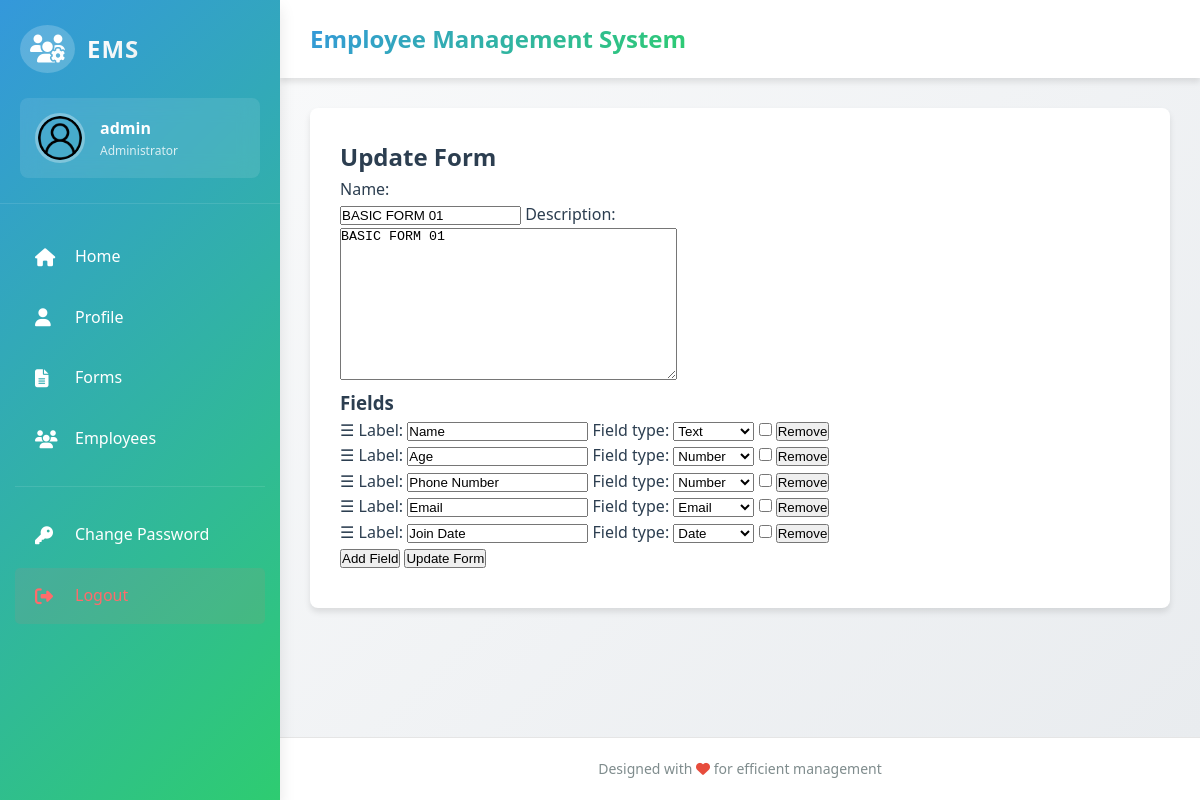
The app's page /forms/1/edit/ (signed in) with its own data.
### accounts/models.py (models this page shows, shortened)
class User(AbstractUser):
    name = models.CharField(max_length=150)
    phone_number = models.CharField(max_length=15, blank=True)

### form_builder/models.py (models this page shows, shortened)
class CustomForm(models.Model):
    name = models.CharField(max_length=150)
    description = models.TextField(blank=True)
    created_at = models.DateTimeField(auto_now_add=True)

### form_builder/views.py (the view)
# urls.py: path('<int:form_id>/edit/', form_update, name='form_edit'),
@login_required
def form_update(request, form_id):
    custom_form = get_object_or_404(CustomForm, id=form_id)
    FieldFormSet = modelformset_factory(FormField, form=FormFieldForm, extra=0, can_delete=True)
    if request.method == 'POST':
        form = CustomFormForm(request.POST, instance=custom_form)
        formset = FieldFormSet(request.POST, queryset=custom_form.fields.all())
        if form.is_valid() and formset.is_valid():
            try:
                with transaction.atomic():
                    form.save()
                    for f in formset:
                        if f.cleaned_data.get('DELETE'):
                            if f.instance.pk:
                                f.instance.delete()
                            continue
                        field = f.save(commit=False)
                        field.form = custom_form
                        field.save()
                    messages.success(request, "Form updated successfully!")
                    return redirect('form_list')
            except Exception as e:
                messages.error(request, f"Error: {e}")
        else:
            messages.error(request, "Please correct the errors.")
    else:
        form = CustomFormForm(instance=custom_form)
        formset = FieldFormSet(queryset=custom_form.fields.all())
    return render(request, 'form_update_formset.html', {
        'form': form,
        'formset': formset,
        'custom_form': custom_form
    })

### form_builder/forms.py
class CustomFormForm(forms.ModelForm):
    class Meta:
        model = CustomForm
        fields = ['name', 'description']

### form_builder/templates/form_update_formset.html (shortened to what this page needs)
{% extends 'base.html' %}
{% block content %}
<h2>Update Form</h2>
<form method="post" id="dynamic-form">
    <div>
        {{ form.name.label_tag }}<br>
        {{ form.name }}
        {{ form.description.label_tag }}<br>
        {{ form.description }}
    </div>
    <h3>Fields</h3>
    <div id="fields-container">
        {% for f in formset %}
        <div class="field-row">
            <span class="drag-handle">☰</span>
            {{ f.label.label_tag }} {{ f.label }}
            {{ f.field_type.label_tag }} {{ f.field_type }}
            {{ f.DELETE }}
            <button type="button" class="remove-field-btn">Remove</button>
        </div>
        {% endfor %}
    </div>
    <button type="button" id="add-field">Add Field</button>
    <button type="submit">Update Form</button>
</form>
{% endblock %}

### templates/base.html (shortened to what this page needs)
{% load static %}
<!DOCTYPE html>
<html lang="en">
<head>
    <link rel="stylesheet" href="{% static 'css/style.css' %}">
    <link rel="stylesheet" href="https://cdnjs.cloudflare.com/ajax/libs/font-awesome/6.4.0/css/all.min.css">
</head>
<body>
    <div class="admin-container">
        <nav class="sidebar">
            <div class="sidebar-header">
                <div class="logo-container">
                    <i class="fas fa-users-cog logo-icon"></i>
                    <h2 class="logo-text">EMS</h2>
                </div>
                <div class="user-info">
                    <img src="{% static 'images/user.png' %}" alt="User" class="user-avatar">
                    <div class="user-details">
                        <span class="user-name">{{ user.username|default:"Admin" }}</span>
                        <span class="user-role">Administrator</span>
                    </div>
                </div>
            </div>
            <div class="sidebar-menu">
                <ul class="nav-links">
                    <li class="nav-item">
                        <a href="{% url 'home' %}" class="nav-link">
                            <i class="fas fa-home"></i>
                            <span>Home</span>
                        </a>
                    </li>
                    <li class="nav-item">
                        <a href="{% url 'profile' %}" class="nav-link">
                            <i class="fas fa-user"></i>
                            <span>Profile</span>
                        </a>
                    </li>
                    <li class="nav-item">
                        <a href="{% url 'form_list' %}" class="nav-link">
                            <i class="fas fa-file-alt"></i>
                            <span>Forms</span>
                        </a>
                    </li>
                    <li class="nav-item">
                        <a href="{% url 'employee_list' %}" class="nav-link">
                            <i class="fas fa-users"></i>
                            <span>Employees</span>
                        </a>
                    </li>
                    <li class="nav-divider"></li>
                    <li class="nav-item">
                        <a href="{% url 'change_password' %}" class="nav-link">
                            <i class="fas fa-key"></i>
                            <span>Change Password</span>
                        </a>
                    </li>
                    <li class="nav-item">
                        <a href="{% url 'logout' %}" class="nav-link logout">
                            <i class="fas fa-sign-out-alt"></i>
                            <span>Logout</span>
                        </a>
                    </li>
                </ul>
            </div>
        </nav>
        <main class="main-content">
            <header class="main-header">
                <div class="header-left">
                    <h1>Employee Management System</h1>
                </div>
            </header>
            <div class="content-wrapper">
                <div class="content-area">
                    {% block content %}{% endblock %}
                </div>
            </div>
            <footer class="main-footer">
                <p>Designed with <i class="fas fa-heart" style="color:#e74c3c;"></i> for efficient management</p>
            </footer>
        </main>
    </div>
</body>
</html>

### static/css/style.css (style rules this page uses)
* { margin: 0; padding: 0; box-sizing: border-box; }
:root { --primary-blue: #3498db; --primary-green: #2ecc71; --dark-blue: #2980b9; --dark-green: #27ae60; --light-blue: #ecf0f1; --dark-gray: #2c3e50; --medium-gray: #34495e; --light-gray: #7f8c8d; --white: #ffffff; --gradient-primary: linear-gradient(135deg, #3498db 0%, #2ecc71 100%); --gradient-secondary: linear-gradient(135deg, #2980b9 0%, #27ae60 100%); --gradient-light: linear-gradient(135deg, #ecf0f1 0%, #dfe6e9 100%); --shadow-light: 0 4px 6px rgba(0, 0, 0, 0.1); --shadow-medium: 0 8px 15px rgba(0, 0, 0, 0.1); --shadow-dark: 0 10px 20px rgba(0, 0, 0, 0.15); --border-radius: 8px; --border-radius-sm: 5px; --transition: all 0.3s ease; }
body { font-family: 'Segoe UI', Tahoma, Geneva, Verdana, sans-serif; background: linear-gradient(135deg, #f5f7fa 0%, #c3cfe2 100%); min-height: 100vh; color: var(--dark-gray); line-height: 1.6; }
.admin-container { display: flex; min-height: 100vh; background: var(--gradient-light); }
.sidebar { width: 280px; background: var(--gradient-primary); color: var(--white); display: flex; flex-direction: column; transition: var(--transition); box-shadow: var(--shadow-medium); z-index: 1000; }
.sidebar-header { padding: 25px 20px; border-bottom: 1px solid rgba(255, 255, 255, 0.1); }
.logo-container { display: flex; align-items: center; gap: 12px; margin-bottom: 25px; }
.logo-icon { font-size: 28px; background: rgba(255, 255, 255, 0.2); padding: 10px; border-radius: 50%; }
.logo-text { font-size: 24px; font-weight: 700; letter-spacing: 1px; background: linear-gradient(135deg, var(--white), #ecf0f1); -webkit-background-clip: text; -webkit-text-fill-color: transparent; }
.user-info { display: flex; align-items: center; gap: 15px; padding: 15px; background: rgba(255, 255, 255, 0.1); border-radius: var(--border-radius); backdrop-filter: blur(10px); }
.user-avatar { width: 50px; height: 50px; border-radius: 50%; border: 3px solid rgba(255, 255, 255, 0.3); object-fit: cover; }
.user-details { display: flex; flex-direction: column; }
.user-name { font-weight: 600; font-size: 16px; }
.user-role { font-size: 12px; opacity: 0.8; }
.sidebar-menu { flex: 1; padding: 20px 0; overflow-y: auto; }
.nav-links { list-style: none; }
.nav-item { margin: 5px 15px; }
.nav-link { display: flex; align-items: center; gap: 15px; padding: 15px 20px; color: var(--white); text-decoration: none; border-radius: var(--border-radius-sm); transition: var(--transition); font-weight: 500; }
.nav-link i { font-size: 18px; width: 25px; }
.nav-link.logout { color: #ff6b6b; background: rgba(255, 107, 107, 0.1); }
.nav-divider { height: 1px; background: rgba(255, 255, 255, 0.1); margin: 20px 15px; }
.main-content { flex: 1; display: flex; flex-direction: column; overflow: hidden; }
.main-header { display: flex; justify-content: space-between; align-items: center; padding: 20px 30px; background: var(--white); box-shadow: var(--shadow-light); z-index: 100; }
.header-left { display: flex; align-items: center; gap: 20px; }
.main-header h1 { font-size: 24px; font-weight: 700; background: var(--gradient-primary); -webkit-background-clip: text; -webkit-text-fill-color: transparent; }
.content-wrapper { flex: 1; padding: 30px; overflow-y: auto; background: linear-gradient(135deg, #f8f9fa 0%, #e9ecef 100%); }
.content-area { background: var(--white); border-radius: var(--border-radius); padding: 30px; box-shadow: var(--shadow-light); min-height: 500px; }
.main-footer { padding: 20px 30px; text-align: center; background: var(--white); border-top: 1px solid rgba(0, 0, 0, 0.1); font-size: 14px; color: var(--light-gray); }

### records on screen
User: username "admin"
CustomForm: name "BASIC FORM 01", description "BASIC FORM 01"

### other values on screen
{{ f.label.label_tag }} "Label:" "Label:" "Label:" "Label:" "Label:"
{{ f.field_type.label_tag }} "Field type:" "Field type:" "Field type:" "Field type:" "Field type:"
